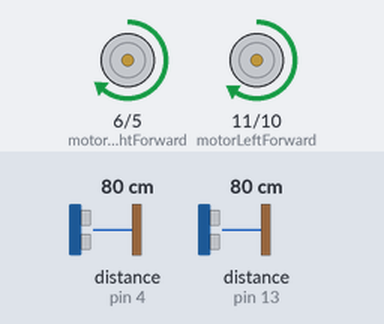
A sketch run on a simulated Arduino Mega 2560, built with avr-gcc and run on an emulated ATmega2560. On the bench: motor-driver pin pairs drawn as motors (green arrow = first pin HIGH = forward, orange = second pin HIGH = backward, longer = more drive). The inputs (shaded band) are chosen by the test bench; at power-on: distance to the obstacle (sensors on pin 4, pin 13) 80 cm. The echo pulse lasts 58.3 µs per cm; what the sketch prints to the serial monitor is not drawn. At 3.4 s the program stops and its outputs stay as they are.

Above: at 0.8 s.
0.9 s: distance to the obstacle (sensor on pin 4) set to 2 cm
At 1.9 s:
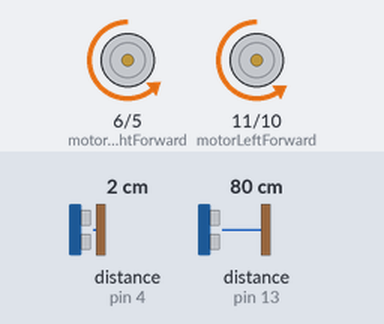
2.4 s: distance to the obstacle (sensor on pin 4) set to 15 cm
At 2.8 s:
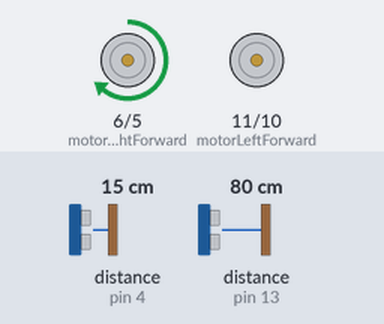
At 3.9 s:
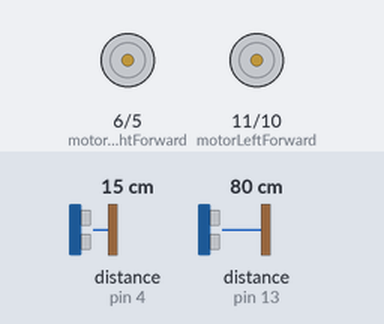
Timing chart, 0 to 4.9 s (numbered marks = the images above; inputs shaded):
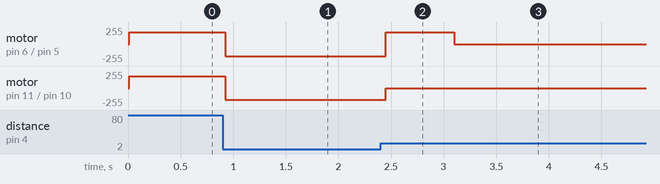

Measured:
- after the input at 0.9 s, motor on pin 6 (motorRightForward) / pin 5 (motorRightBackward): forward 180/255 → backward 180/255 at once; motor on pin 11 (motorLeftForward) / pin 10 (motorLeftBackward): forward 173/255 → backward 173/255 at once
- after the input at 2.4 s, motor on pin 6 (motorRightForward) / pin 5 (motorRightBackward): backward 180/255 → forward 180/255 after 0.05 s, → stopped 0.65 s later; motor on pin 11 (motorLeftForward) / pin 10 (motorLeftBackward): backward 173/255 → stopped after 0.05 s

The sketch:

maze-robot.ino
```cpp
#include <NewPing.h>
#include "settings.h"
#include "basic.h"

NewPing sonarright(12, 13, 40);
NewPing sonarmidright(8, 9, 40);
NewPing sonarmid(3, 4, 40);
NewPing sonarmidleft(3, 4, 40);

void forwardTo(int val);

void setup() {
  // put your setup code here, to run once:
  init_motors();
  Serial.begin(9600);
  //while(1){Serial.println(sonarmid.ping_cm());delay(20);}
  forwardToOnlyMid(sonarmid,15,2);
  turnLeft(650);
  asservRight();
  while(1);{
    if (asservRight())
    {forward(300);rotateRight(500);forward(1500);rotateRight(500);forward(1000);}
    else {turnLeft(650);}
  }
  stopMotors();
  while(1);
  for(int i=0;i<2;i++){
        forwardToOnlyMid(sonarmid,15,2);
        delay(500);
        turnLeft(650);
        delay(500);
        forwardToOnlyMid(sonarmid,15,2);
        delay(500);
        turnLeft(650);
        delay(500);
        forwardToEmptyRight();
        delay(500);
        turnRight(650);
        delay(500);
        forward(1250);
        delay(500);
        turnRight(650);
  }


  //leanRight(3000);
 // nextlevel();
// backwardToEmptyAsservRight(7);

//  myNextLevel();
  while(1);
  while (1)  nextlevel();
}


void loop() {

}
void forwardToEmptyRight(){
char i = 0, j = 0;
  int cr;
  int c;
  while ((i < 4) && (j < 4))
  {
    cr = sonarright.ping_cm();
    c = sonarmid.ping_cm();
    delay(10);
    Serial.print(c);
    Serial.print(' ');    Serial.println(cr);
    if ((c < 30) && (c != 0))
      j++;
    else j = 0;
    if (cr == 0)
      i++;
    else {
      i = 0;
      forward();
    }
  }
  stopMotors();
}


void myNextLevel(){
    /*
     * un seule cas critique lorsque on a une porte prés de 15 cm du mur à droite
     */
  forwardToOnlyMid(sonarmid,20,2);
while(1);

  //turnLeft(550); // pwm 150 -> 1000ms
  char im = 0,ir = 0;

  while((sonarmid.ping_cm() != 0)||(sonarright.ping_cm()>16)||(sonarright.ping_cm() == 0))
      turnLeft();

  char correctionType = 0;
  int drref = sonarright.ping_cm();
  while(1){
    int m = sonarmid.ping_cm();
    delay(20);
    int r = sonarright.ping_cm();
    //int b = sonarmidright.ping_cm();
    Serial.print(m);
    Serial.print(" ");
    Serial.println(r);
    /*if (b<20)
    {
      forward(motorLeftPWM,motorRightPWM+20);
    }else if (b)
    {
      forward(motorLeftPWM+20,motorRightPWM);
    }else */if (r == 0)
    {
      stopMotors();
      pinMode(13,OUTPUT);
      digitalWrite(13,1);
      Serial.println("r==0");
      while(1);
      leanRight(250);
      delay(20);
      forward(500);
      delay(20);
      leanRight(1000);
    }else if ((m == 0)||(m>16)){
       if (r<drref-2)//leanleft
          //leanLeft(10);
        forward(motorLeftPWM,motorRightPWM+22);
      else if (r>drref+2)
        {//leanright
          if(r<20)
              forward(motorLeftPWM+5+r,motorRightPWM);
          else forward(motorLeftPWM+23,motorRightPWM);
        }
      else forward();
    }else if (m< 14)
      backward();
    else {stopMotors();pinMode(13,OUTPUT);digitalWrite(13,0);while(1);}

  }
  forwardToEmptyAsservRight(14);

  turnLeft(650); // pwm 150 -> 1000ms

  forwardToEmptyAsservRight(14);


   forward(motorLeftPWM,motorRightPWM/4);
    delay(900);
    stopMotors();

    leanRight(250);
    delay(20);
    forward(500);
    delay(20);
    leanRight(1000);

  //forwardToOnlyMid(sonarright,5,4);

}
int asservRight()
{
  int motorleftpwm,motorrightpwm;
  int index=0;


  while(index<2){
  motorrightpwm=120;
      motorleftpwm=120;
    int cm = sonarmid.ping_cm();
    delay(10);
    if ((cm < 12)&&(cm>0))
         index++;
    else index=0;
    int cr = sonarright.ping_cm();
    delay(10);
    Serial.print(cr);
    Serial.print(' ');
    if (cr==0){stopMotors();return 1;forward(300);rotateRight(500);forward(1500);rotateRight(500);forward(1000);}
 float e=10-cr;
      if ((e>0)&&(e<1)) {
              motorrightpwm=e*12+motorrightpwm;
              motorleftpwm=120;
      }
      if ((e<0)&&e>-1) {
        e=-e;motorleftpwm=e*12+motorleftpwm;motorrightpwm=120;}

         if ((e>=1)&&(e<3)) {
              motorrightpwm=e*6+motorrightpwm;motorleftpwm=120;
      }

      if ((e<=-1)&&(e>-3)) {
        e=-e;motorleftpwm=e*6+motorleftpwm;motorrightpwm=120;}
         if ((e>=3)) {leanLeft(300);leanRight(150);
             }

      if (e<=-3) {
          leanRight(220);
          leanLeft(150);
       }

      if(e==0){
          motorrightpwm=120;
          motorleftpwm=120;
      }
      forward();
  }
  stopMotors();
  return 0;

}


void nextlevel()
{
  forwardTo(15);
  while(1);
  turnLeft(1000);


  if (forwardToEmptyAsservRight(9) == 0)
  {
   backwardToEmptyAsservRight(9);
    backLeft();
    delay(950);
    forward(1000) ;
    stopMotors();
  } else leanRight(1100);

}

void nextLevel2CapteurMaxSpeed()
{
/*
 * Bug List:
 *   - Robot prés du mur gauche il entre dans le coin et il se bloque distance minimale du mur 15cm
 */
  forwardToOnlyMid(sonarmid,15,2);

  turnLeft(650); // pwm 150 -> 1000ms

  if (forwardToEmptyAsservRight(9) == 0)
  {
    backwardToEmptyAsservRight(9);
    backLeft(700);//pwm = 150 -> 950
    forward(1000) ;
  } else {
    forward(motorLeftPWM,motorRightPWM/4);
    delay(900);
    stopMotors();
  }

}
void forwardToOnlyMid(NewPing k,int val,int tolerance)
{
  char i = 0;
  while (i < 4)
  {
    int c = k.ping_cm();
    delay(10);
    Serial.print(c);
    Serial.print(' ');
    if ((c >= val - tolerance) && (c <= val + tolerance))
      i++;
    else {
      i = 0;
      if ((c > val) || (c == 0)) {
        forward();
      } else {
        backward();
        }
      }
  }
  stopMotors();
}
#define between(val,_min,_max) ((val >= _min)&&(val <= _max))
void forwardTo(int val) {
  /*char i = 0,j = 0,k = 0;
  while(i < 4)
  {
    //int c = sonar.ping_cm();
    //delay(30);
    int cmr = sonarmidright.ping_cm();
    if (cmr == 0) cmr = 255;
    delay(10);
    int cml = sonarmidleft.ping_cm();
    if (cml == 0) cml = 255;
    delay(10);
    bool l1 = between(cml,val-2,val + 6);
    bool r1 = between(cmr,val-2,val + 6);
    if (l1 && r1)
    {
      stopMotors();
    }


    delay(500);

  }*/
    char i = 0,l=0,r=0;
  while (i < 4)
  {
    int cmr = sonarmidright.ping_cm();
    if (cmr == 0) cmr = 255;
    delay(10);
    int cml = sonarmidleft.ping_cm();
    if (cml == 0) cml = 255;
    delay(10);
    bool l1 = between(cml,val-2,val + 6);
    bool r1 = between(cmr,val-2,val + 6);

    Serial.print(cml);
    Serial.print(' ');
    Serial.print(cmr);
    Serial.println(' ');
    if (l1 && r1)
    {
      i++;
      stopMotors();
    }else{
      i = 0;
      if ((cml == 255)&&(cmr == 255)) {
        forward();
      }else if (cml == 255)
      {
        l++;
        r = 0;
        if (l == 4)
          zigzagLeft();
      }else if (cmr == 255)
      {
        r++;
        l = 0;
        if (r == 4)
          zigzagRight();
      }
      else {
        r = 0;
        l = 0;
        stopMotors();
      }

    }
  }

  stopMotors();
}
void zigzagLeft()
{
    int t1 = millis();
    //forward(motorLeftPWM/3,motorRightPWM);//leanLeft();
    int cmr1,rp1=0;
    while(rp1 < 4){
      if(sonarmidright.ping_cm() == 0)
        rp1++;
      else rp1 = 0;
      delay(20);
    }
    //forward(motorLeftPWM,motorRightPWM/3);//leanRight(millis() - t1);
    delay(millis() - t1);
    stopMotors();
}
void zigzagRight()
{
    int t1 = millis();
    //forward(motorLeftPWM,motorRightPWM/3);//leanRight();
    int cmr1,rp1=0;
    while(rp1 < 4){
      if(sonarmidleft.ping_cm() == 0)
        rp1++;
      else rp1 = 0;
      delay(20);
    }
    //forward(motorLeftPWM/3,motorRightPWM);//leanLeft(millis() - t1);
    delay(millis() - t1);
    stopMotors();
}


bool forwardToEmptyAsservRight(int val) {
  char i = 0, j = 0;
  int cr;
  int c;
  while ((i < 4) && (j < 4))
  {
    cr = sonarright.ping_cm();
    c = sonarmid.ping_cm();
    delay(10);
    Serial.print(c);
    Serial.print(' ');    Serial.println(cr);
    if ((c < 30) && (c != 0))
      j++;
    else j = 0;
    if (cr == 0)
      i++;
    else {
      i = 0;
      if ((cr >= val - 2) && (cr <= val + 2)) {
        forward();
      } else if ((cr < val - 2)&&(cr!=0)) {
        leanLeft();
      } else {
        leanRight();
      }
    }
  }
  stopMotors();
  return i == 4; //true = we found the door
}

bool backwardToEmptyAsservRight(int val) {
  char i = 0;
  int cr;
  while (i < 3)
  {
    cr = sonarright.ping_cm();
    delay(5);
    Serial.print(cr);
    Serial.print(' ');
    if (cr == 0)
      i++;
    else {
      i = 0;
      if ((cr >= val - 2) && (cr <= val + 2)) {
        backward();
      } else if ((cr < val )&&(cr!=0)) {
        leanBackLeft();
      } else {
        leanBackRight();
      }
    }
  }
  stopMotors();
  return true;
}

bool backwardToEmptyAsservLeft(int val) {
  char i = 0;
  int cr;
  while (i < 3)
  {
    cr = sonarright.ping_cm();
    delay(5);
    Serial.print(cr);
    Serial.print(' ');
    if (cr == 0)
      i++;
    else {
      i = 0;
      if ((cr >= val - 2) && (cr <= val + 2)) {
        backward();
      } else if ((cr < val )&&(cr!=0)) {
        leanBackLeft();
      } else {
        leanBackRight();
      }
    }
  }
  stopMotors();
  return false;
}
/*
void straight (int val, int d)
{ int cr, c ;
cr = sonarright.ping_cm() ;
c = sonar.ping_cm() ;
while ((c < val )&& (c!=0))
 { if (cr ==d)
 forward(val) ;
 else { if ((cr <d )&&(cr !=0))

  { if (c > 1){
    forward (500) ;
   leanLeft() ;}
   else { backward(500) ;
   leanLeft();}}

 else { if ((cr > d )&& (cr !=0))
    if (c > 1){
    forward (500) ;
   leanLeft() ;}
   else { backward(500) ;
   leanLeft();
   }
 }


 */
```

basic.cpp
```cpp
#include <Arduino.h>
#include "settings.h"

void init_motors()
{
  pinMode(motorRightForward,OUTPUT);
  pinMode(motorRightBackward,OUTPUT);
  pinMode(motorLeftForward,OUTPUT);
  pinMode(motorLeftBackward,OUTPUT);
}


void forward(unsigned char speedleft,unsigned char speedright){
  analogWrite(motorRightForward,speedright);
  analogWrite(motorRightBackward,0);
  analogWrite(motorLeftForward,speedleft);
  analogWrite(motorLeftBackward,0);
}
void stopMotors(){
  forward(0,0);
}
void stopMotorsAfter(unsigned int ms){
  delay(ms);
  stopMotors();
}
void backward(unsigned char speedleft,unsigned char speedright){
  analogWrite(motorRightForward,0);
  analogWrite(motorRightBackward,speedright);
  analogWrite(motorLeftForward,0);
  analogWrite(motorLeftBackward,speedleft);
}
void forward(){
  forward(motorLeftPWM,motorRightPWM);
}


void forward(unsigned int ms){
  forward();
  stopMotorsAfter(ms);
}

void backward(){
    backward(motorLeftPWM,motorRightPWM);
}
void backward(unsigned int ms){
  backward();
  stopMotorsAfter(ms);
}

void turnLeft(){
  forward(0,motorRightPWM);
}
void turnLeft(unsigned int ms){
  turnLeft();
  stopMotorsAfter(ms);
}
void backLeft(){
  backward(0,motorRightPWM);
}
void backLeft(unsigned int ms){
  backLeft();
  stopMotorsAfter(ms);
}
void turnRight(){
    forward(motorLeftPWM,0);
}
void turnRight(unsigned int ms){
  turnRight();
  stopMotorsAfter(ms);
}
void backRight(){
  backward(motorLeftPWM,0);
}
void backRight(unsigned int ms){
  backLeft();
  stopMotorsAfter(ms);
}
void rotateLeft(){
  analogWrite(motorRightForward,motorRightPWM);
  analogWrite(motorRightBackward,0);
  analogWrite(motorLeftForward,0);
  analogWrite(motorLeftBackward,motorLeftPWM);
}
void rotateLeft(unsigned int ms){
  rotateLeft();
  stopMotorsAfter(ms);
}

void rotateRight(){
  analogWrite(motorRightForward,0);
  analogWrite(motorRightBackward,motorRightPWM);
  analogWrite(motorLeftForward,motorLeftPWM);
  analogWrite(motorLeftBackward,0);
}
void rotateRight(unsigned int ms){
  rotateRight();
  stopMotorsAfter(ms);
}


void leanRight(){
   forward(motorLeftPWM,motorRightPWM/2);
}
void leanRight(unsigned int ms){
  leanRight();
  stopMotorsAfter(ms);
}
void leanBackRight(){
  backward(motorLeftPWM,2*motorRightPWM/3);
}
void leanBackRight(unsigned int ms){
  leanBackRight();
  stopMotorsAfter(ms);
}
void leanLeft(){
   forward(motorLeftPWM / 2,motorRightPWM);
}
void leanLeft(unsigned int ms){
  leanLeft();
  stopMotorsAfter(ms);
}
void leanBackLeft(){
   backward(2*motorLeftPWM/3,motorRightPWM);
}
void leanBackLeft(int ms){
  leanBackLeft();
  stopMotorsAfter(ms);
}
```

basic.h
```cpp
#ifndef BASIC
#define BASIC

  void init_motors();
  void stopMotors();
  void stopMotorsAfter(unsigned int ms);

  void forward(unsigned char speedleft,unsigned char speedright);
  void forward();
  void forward(unsigned int ms);

  void backward(unsigned char speedleft,unsigned char speedright);
  void backward();
  void backward(unsigned int ms);

  void turnLeft();
  void turnLeft(unsigned int ms);
  void backLeft();
  void backLeft(unsigned int ms);
  void turnRight();
  void turnRight(unsigned int ms);
  void backRight();
  void backRight(unsigned int ms);

  void rotateLeft();
  void rotateLeft(unsigned int ms);
  void rotateRight();
  void rotateRight(unsigned int ms);

  void leanRight();
  void leanRight(unsigned int ms);
  void leanBackRight();
  void leanBackRight(unsigned int ms);

  void leanLeft();
  void leanLeft(unsigned int ms);
  void leanBackLeft();
  void leanBackLeft(int ms);

#endif
```

settings.h
```cpp
#ifndef SETTINGS
#define SETTINGS

    //Motors pwm
    #define motorRightPWM 180//255
    #define motorLeftPWM 173//250

    //Pin define

    #define motorRightBackward 5
    #define motorRightForward 6
    #define motorLeftBackward 10
    #define motorLeftForward 11

    #define SensorUSLeft_Trig 2
    #define SensorUSLeft_Echo 3
    #define SensorUSUp_Trig 4
    #define SensorUSUp_Echo 5
    #define SensorUSRight_Trig 6
    #define SensorUSRight_Echo 7
    #define SensorUSBottom_Trig 12
    #define SensorUSBottom_Echo 13


    //csts
    #define minimalDistance 5
    #define rotate90timeRight 880
    #define rotate180timeRight 1500
    #define rotate90timeLeft 820
    #define rotate180timeLeft 1551
    #define forward25cmtime 1050
    #define SensorLeftLimitDetect 5
    #define SensorRightLimitDetect 5
    #define SensorBottomimitDetect 5
    #define SensorUpLimitDetect 5

#endif
```
